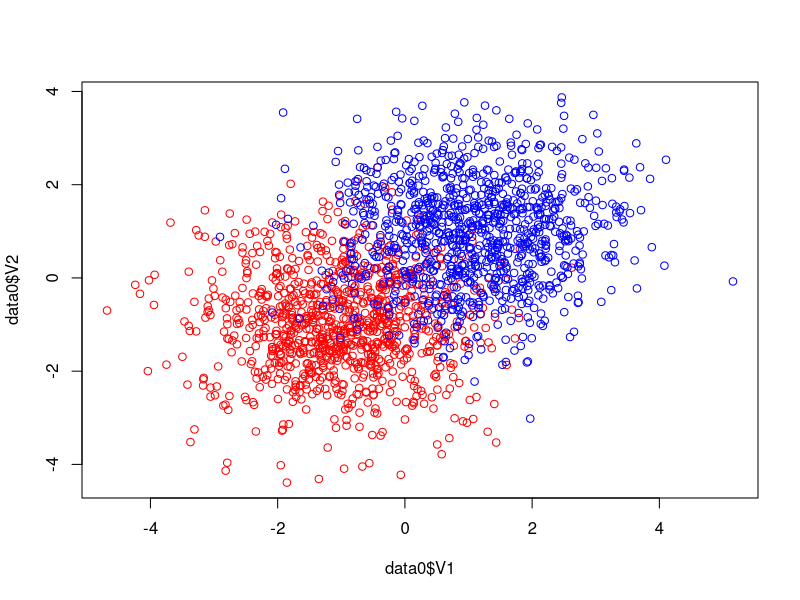
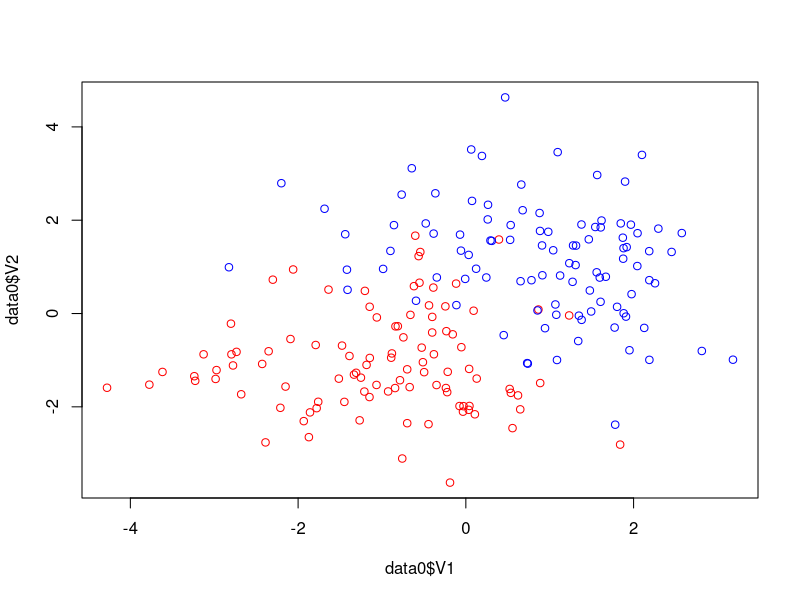
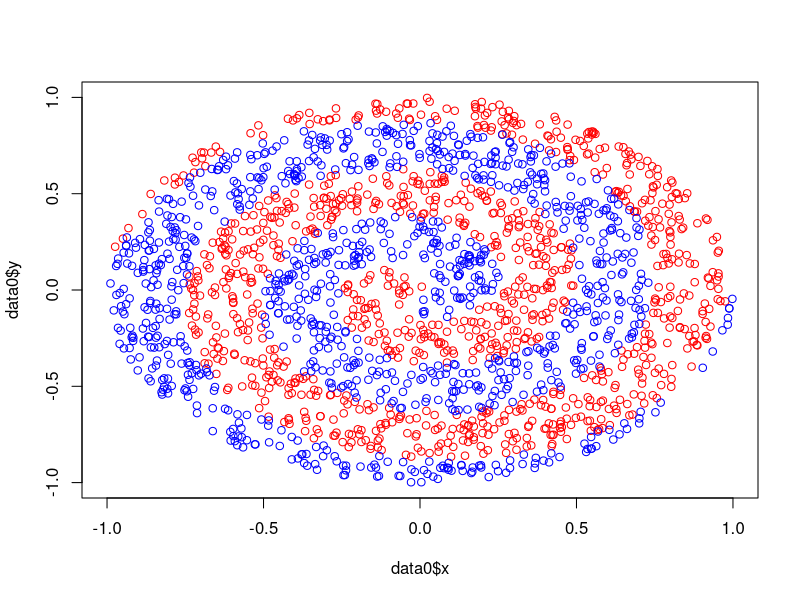
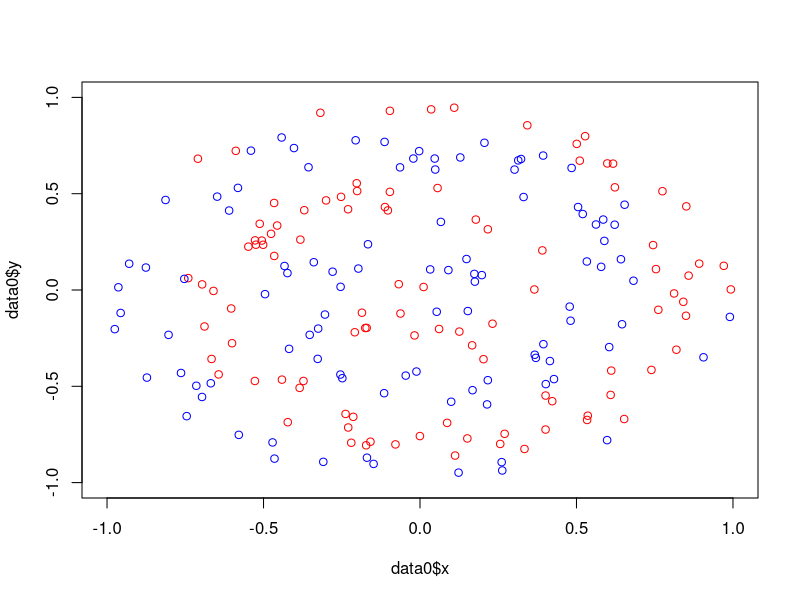
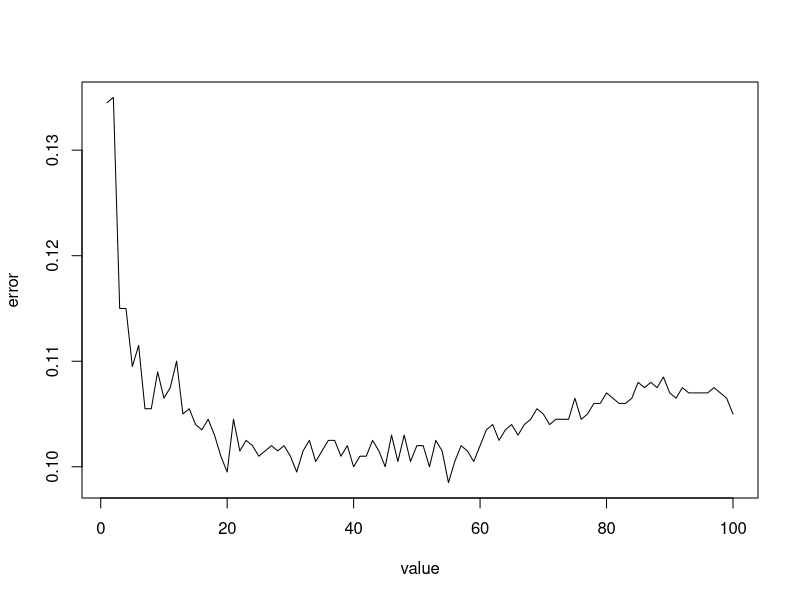
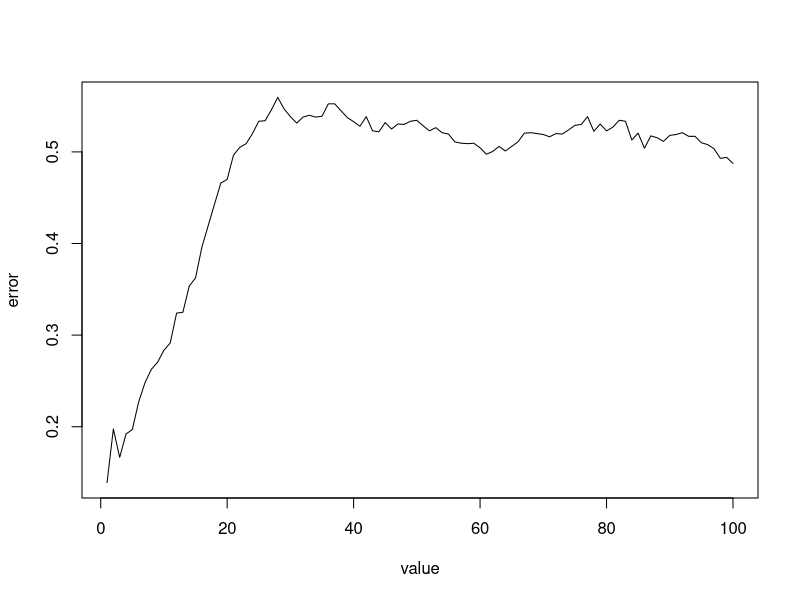

These charts were generated, in order, by the following R code:
require(MASS)
require(class)
require(rpart)

#----------------------------------------#
#              GENERADORES               #
#----------------------------------------# 

# Genera datasets para el problema diagonal.
gen_diagonal <- function(dims=2, size=1000, C=0.5) {
    
    sdev <- C * sqrt(dims)
    cov <- diag(dims, dims, x=sdev^2)

    size0 <- floor(size / 2)  
    size1 <- size - size0  

    data0 <- cbind(mvrnorm(n=size0, rep(-1, dims), cov), matrix( 0, size0, 1)) 
    data1 <- cbind(mvrnorm(n=size1, rep(+1, dims), cov), matrix(+1, size1, 1))
    
    frame <- as.data.frame(rbind(data0, data1))
    colnames(frame)[dims+1] <- "class"

    return(frame)

}


# Genera datasets para el problema de espirales anidadas.
gen_spiral <- function (size=1000) {
    
    size0 <- floor(size / 2)  
    size1 <- size - size0  
    
    data0 <- t(replicate(size0, circle_sample(0)))
    data1 <- t(replicate(size1, circle_sample(1)))

    frame <- as.data.frame(rbind(data0, data1))
    colnames(frame) <- c("x", "y", "class") 

    return(frame)
}


# Genera un punto de manera uniforme dentro de la espiral dada por _class_.
circle_sample <- function (class) {
   
    sample <- sort(runif(2, 0, 1))
    
    x <- sample[2]*cos(2*pi*sample[1]/sample[2])
    y <- sample[2]*sin(2*pi*sample[1]/sample[2])
    
    if(classify(x, y) == class) 
        return(c(x, y, class))
    else
        circle_sample(class)
}


# Clasifica un punto dentro de las espirales anidadadas.
classify <- function (x, y) {

    rho <- function(x, y) { return(sqrt(x^2 + y^2)) }
    theta <- function(x, y) { return(atan2(y, x)) }
    
    below <- theta(x,y) / (4 * pi)    
    above <- (theta(x, y) + pi) / (4 * pi)

    inside <- function(n) { 
        rho(x,y) > below + 0.5 * n && rho(x,y) < above + 0.5 * n 
    }
    
    return(as.numeric(any(mapply(inside, 0:3))))
}


#----------------------------------------#
#                DATASETS                #
#----------------------------------------# 

diag_train <- gen_diagonal(dims=2, size=200, C=0.78)
diag_test <- gen_diagonal(dims=2, size=2000, C=0.78)

spiral_train <- gen_spiral(size=200)
spiral_test <- gen_spiral(size=2000)

#----------------------------------------#
#              GRAFICADORES              #
#----------------------------------------# 

plot_spiral <- function(spiral_data) {

    data0 <- subset(spiral_data, class == 0)
    data1 <- subset(spiral_data, class == 1)

    plot(data0$x, data0$y, col="red", xlim = c(-1,1), ylim = c(-1,1))
    points(data1$x, data1$y, col="blue") 

}

plot_diagonal <- function(diag_data) {
    
    data0 <- subset(diag_data, class == 0)
    data1 <- subset(diag_data, class == 1)

    minX <- min(data0$V1, data1$V1)
    maxX <- max(data0$V1, data1$V1)

    plot( data0$V1, data0$V2, col="red"
        , xlim = range(diag_data$V1)
        , ylim = range(diag_data$V2))
    points(data1$V1, data1$V2, col="blue") 

}

pdf("diag_data.pdf")
plot_diagonal(diag_test)
plot_diagonal(diag_train)

pdf("spiral_data.pdf")
plot_spiral(spiral_test)
plot_spiral(spiral_train)


#----------------------------------------#
#     CLASIFICACION : TRAIN Y TEST       #
#----------------------------------------# 

print("Error de clasificación usando conjuntos de train y test:")

# Ejecuta el algoritmo de k-vecinos más próximos variando el número de
# vecinos entre 1 y 100. Devuelve la tabla de error vs. cantidad de vecinos.
fit_knn <- function(train_data, test_data) {
    
    run_knn <- function(k) {
        res <- knn(train_data[,-3], test_data[,-3], train_data[,3], k=k )
        errors <- sum(res != test_data[,3])
        return(errors / length(test_data[,3]))
    }

    value <- 1:100 
    error <- sapply(value, run_knn)
    return(cbind(value, error))
}


# Obtenemos curvas de error vs. k para ambos problemas.
diag_knn <- fit_knn(diag_train, diag_test)
spiral_knn <- fit_knn(spiral_train, spiral_test)

pdf("diag_knn_fitting.pdf")
plot(diag_knn, type="l")
pdf("spiral_knn_fitting.pdf")
plot(spiral_knn, type="l")

# Elegimos los mejores valores de k para ambos problemas, quedándonos con el
# más chico en cada caso de haber valores repetidos. 
best_diag <- diag_knn[which(diag_knn[,2] == min(diag_knn[,2]))[1],]
best_spiral <- spiral_knn[which(spiral_knn[,2] == min(spiral_knn[,2]))[1], ] 

print(paste("Diagonal @ KNN:", best_diag[2], "( k =", best_diag[1], ")")) 
print(paste("Spiral @ KNN:", best_spiral[2], "( k =", best_spiral[1], ")")) 


# Calcula el error de clasificación usando árboles de decisión.
run_dtree <- function(train_data, test_data) {

    mod <- rpart(formula="class~.", data=train_data, method="class")
    pred <- predict(mod, test_data[,1:2], type="class")
    errors <- sum (pred != test_data[,3])

    return(errors/length(test_data[,3]))
}


diag_dtree_error <- run_dtree(diag_train, diag_test)
spiral_dtree_error <- run_dtree(spiral_train, spiral_test)

print(paste("Diagonal @ DT:", diag_dtree_error)) 
print(paste("Spiral @ DT:", spiral_dtree_error)) 


#----------------------------------------#
#    CLASIFICACION : CROSS VALIDATION    #
#----------------------------------------# 
print("Error de clasificación usando cross-validation:")

# Crea el fold número _fold_ a partir de un _dataset_ partido en _n_ folds.
make_fold <- function(n, fold, dataset) {

    data0 <- subset(dataset, class == 0)
    data1 <- subset(dataset, class == 1)

    fold_size0 <- nrow(data0)/n
    fold_size1 <- nrow(data1)/n

    start0 <- (fold - 1) * fold_size0
    start1 <- (fold - 1) * fold_size1
    end0   <- fold * fold_size0 - 1 
    end1   <- fold * fold_size1 - 1 

    fold_train <- rbind(data0[-(start0 : end0),], data1[-(start1 : end1),])
    fold_test  <- rbind(data0[start0 : end0,], data1[start1 : end1,])

    return(list("train"=fold_train, "test"=fold_test))
}


# Aplica un método _method_ de clasificación a un dataset, haciendo cross
# validation en _nfolds_.
cross_validate <- function(dataset, nfolds, method) {
    
    folds <- 1:nfolds

    apply_method <- function(k) {
        fold <- make_fold(nfolds, k, dataset)
        return(method(fold$train, fold$test)) 
    }
    errors <- sapply(folds, apply_method)
    return(mean(errors))
}


# Wrapper del metodo de clasificación de knn, con el fin de utilizar la misma
# interfaz de _cross_validate_ para ambos métodos.
knn_method <- function(train, test) {
    res <- knn(train[,-3], test[,-3], train[,3])
    errors <- sum(res != test[,3])
    return(errors / length(test[,3]))
}


# Ejecutamos el método de cross-validation sobre ambos problemas y ambos
# clasificadores.
diag_knn_cv <- cross_validate(diag_train, 5, knn_method)
spiral_knn_cv <- cross_validate(spiral_train, 5, knn_method)

diag_dtree_cv <- cross_validate(diag_train, 5, run_dtree)
spiral_dtree_cv <- cross_validate(spiral_train, 5, run_dtree)

print(paste("Diagonal @ KNN:", diag_knn_cv)) 
print(paste("Spiral @ KNN:", spiral_knn_cv)) 
print(paste("Diagonal @ DT:", diag_dtree_cv)) 
print(paste("Spiral @ DT:", spiral_dtree_cv)) 
